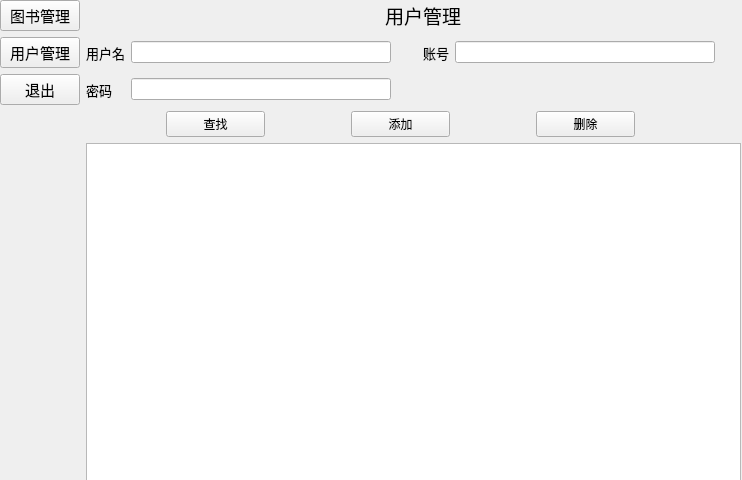
<?xml version="1.0" encoding="UTF-8"?>
<ui version="4.0">
 <class>AdminMainWindow</class>
 <widget class="QWidget" name="AdminMainWindow">
  <property name="geometry">
   <rect>
    <x>0</x>
    <y>0</y>
    <width>742</width>
    <height>480</height>
   </rect>
  </property>
  <property name="sizePolicy">
   <sizepolicy hsizetype="Expanding" vsizetype="Expanding">
    <horstretch>0</horstretch>
    <verstretch>0</verstretch>
   </sizepolicy>
  </property>
  <property name="windowTitle">
   <string>Form</string>
  </property>
  <widget class="QStackedWidget" name="stackedWidget">
   <property name="geometry">
    <rect>
     <x>0</x>
     <y>0</y>
     <width>741</width>
     <height>481</height>
    </rect>
   </property>
   <property name="currentIndex">
    <number>2</number>
   </property>
   <widget class="QWidget" name="mainPage">
    <widget class="QWidget" name="gridLayoutWidget_2">
     <property name="geometry">
      <rect>
       <x>0</x>
       <y>0</y>
       <width>741</width>
       <height>604</height>
      </rect>
     </property>
     <layout class="QGridLayout" name="gridLayout_3">
      <item row="1" column="0">
       <widget class="QPushButton" name="userManage_2">
        <property name="font">
         <font>
          <pointsize>11</pointsize>
         </font>
        </property>
        <property name="text">
         <string>用户管理</string>
        </property>
        <attribute name="buttonGroup">
         <string notr="true">buttonGroup</string>
        </attribute>
       </widget>
      </item>
      <item row="2" column="0">
       <widget class="QPushButton" name="exitButton_2">
        <property name="font">
         <font>
          <pointsize>11</pointsize>
         </font>
        </property>
        <property name="text">
         <string>退出</string>
        </property>
        <property name="iconSize">
         <size>
          <width>14</width>
          <height>14</height>
         </size>
        </property>
        <attribute name="buttonGroup">
         <string notr="true">buttonGroup</string>
        </attribute>
       </widget>
      </item>
      <item row="0" column="0">
       <widget class="QPushButton" name="bookManage_2">
        <property name="sizePolicy">
         <sizepolicy hsizetype="Minimum" vsizetype="Fixed">
          <horstretch>0</horstretch>
          <verstretch>0</verstretch>
         </sizepolicy>
        </property>
        <property name="font">
         <font>
          <pointsize>11</pointsize>
         </font>
        </property>
        <property name="text">
         <string>图书管理</string>
        </property>
        <attribute name="buttonGroup">
         <string notr="true">buttonGroup</string>
        </attribute>
       </widget>
      </item>
      <item row="3" column="0">
       <spacer name="verticalSpacer">
        <property name="orientation">
         <enum>Qt::Orientation::Vertical</enum>
        </property>
        <property name="sizeType">
         <enum>QSizePolicy::Policy::Fixed</enum>
        </property>
        <property name="sizeHint" stdset="0">
         <size>
          <width>20</width>
          <height>500</height>
         </size>
        </property>
       </spacer>
      </item>
      <item row="0" column="1" rowspan="4">
       <widget class="QListView" name="listView_3"/>
      </item>
     </layout>
    </widget>
   </widget>
   <widget class="QWidget" name="bookPage">
    <widget class="QWidget" name="gridLayoutWidget">
     <property name="geometry">
      <rect>
       <x>0</x>
       <y>0</y>
       <width>741</width>
       <height>481</height>
      </rect>
     </property>
     <layout class="QGridLayout" name="gridLayout">
      <item row="1" column="6">
       <spacer name="horizontalSpacer_2">
        <property name="orientation">
         <enum>Qt::Orientation::Horizontal</enum>
        </property>
        <property name="sizeType">
         <enum>QSizePolicy::Policy::Fixed</enum>
        </property>
        <property name="sizeHint" stdset="0">
         <size>
          <width>20</width>
          <height>20</height>
         </size>
        </property>
       </spacer>
      </item>
      <item row="2" column="0">
       <widget class="QPushButton" name="exitButton">
        <property name="font">
         <font>
          <pointsize>11</pointsize>
         </font>
        </property>
        <property name="text">
         <string>退出</string>
        </property>
        <property name="iconSize">
         <size>
          <width>14</width>
          <height>14</height>
         </size>
        </property>
        <attribute name="buttonGroup">
         <string notr="true">buttonGroup_2</string>
        </attribute>
       </widget>
      </item>
      <item row="1" column="4">
       <widget class="QLabel" name="label_3">
        <property name="font">
         <font>
          <pointsize>10</pointsize>
         </font>
        </property>
        <property name="text">
         <string>ISBN</string>
        </property>
       </widget>
      </item>
      <item row="1" column="1">
       <widget class="QLabel" name="label_2">
        <property name="font">
         <font>
          <pointsize>10</pointsize>
         </font>
        </property>
        <property name="text">
         <string>书名</string>
        </property>
       </widget>
      </item>
      <item row="0" column="2" colspan="4">
       <widget class="QLabel" name="label">
        <property name="font">
         <font>
          <pointsize>14</pointsize>
         </font>
        </property>
        <property name="text">
         <string>图书管理</string>
        </property>
        <property name="alignment">
         <set>Qt::AlignmentFlag::AlignCenter</set>
        </property>
       </widget>
      </item>
      <item row="2" column="2">
       <widget class="QLineEdit" name="Author"/>
      </item>
      <item row="2" column="1">
       <widget class="QLabel" name="label_4">
        <property name="font">
         <font>
          <pointsize>10</pointsize>
         </font>
        </property>
        <property name="text">
         <string>作者</string>
        </property>
       </widget>
      </item>
      <item row="1" column="5">
       <widget class="QLineEdit" name="ISBN"/>
      </item>
      <item row="2" column="4">
       <widget class="QLabel" name="label_5">
        <property name="font">
         <font>
          <pointsize>10</pointsize>
         </font>
        </property>
        <property name="text">
         <string>年份</string>
        </property>
       </widget>
      </item>
      <item row="0" column="0">
       <widget class="QPushButton" name="bookManage">
        <property name="sizePolicy">
         <sizepolicy hsizetype="Minimum" vsizetype="Fixed">
          <horstretch>0</horstretch>
          <verstretch>0</verstretch>
         </sizepolicy>
        </property>
        <property name="font">
         <font>
          <pointsize>11</pointsize>
         </font>
        </property>
        <property name="text">
         <string>图书管理</string>
        </property>
        <attribute name="buttonGroup">
         <string notr="true">buttonGroup_2</string>
        </attribute>
       </widget>
      </item>
      <item row="1" column="0">
       <widget class="QPushButton" name="userManage">
        <property name="font">
         <font>
          <pointsize>11</pointsize>
         </font>
        </property>
        <property name="text">
         <string>用户管理</string>
        </property>
        <attribute name="buttonGroup">
         <string notr="true">buttonGroup_2</string>
        </attribute>
       </widget>
      </item>
      <item row="1" column="3">
       <spacer name="horizontalSpacer">
        <property name="orientation">
         <enum>Qt::Orientation::Horizontal</enum>
        </property>
        <property name="sizeType">
         <enum>QSizePolicy::Policy::Fixed</enum>
        </property>
        <property name="sizeHint" stdset="0">
         <size>
          <width>20</width>
          <height>20</height>
         </size>
        </property>
       </spacer>
      </item>
      <item row="2" column="5">
       <widget class="QLineEdit" name="Year"/>
      </item>
      <item row="3" column="1" colspan="5">
       <layout class="QHBoxLayout" name="horizontalLayout">
        <item>
         <spacer name="horizontalSpacer_13">
          <property name="orientation">
           <enum>Qt::Orientation::Horizontal</enum>
          </property>
          <property name="sizeType">
           <enum>QSizePolicy::Policy::Fixed</enum>
          </property>
          <property name="sizeHint" stdset="0">
           <size>
            <width>80</width>
            <height>20</height>
           </size>
          </property>
         </spacer>
        </item>
        <item>
         <widget class="QPushButton" name="searchBookButton">
          <property name="text">
           <string>查找</string>
          </property>
          <attribute name="buttonGroup">
           <string notr="true">buttonGroup_3</string>
          </attribute>
         </widget>
        </item>
        <item>
         <spacer name="horizontalSpacer_4">
          <property name="orientation">
           <enum>Qt::Orientation::Horizontal</enum>
          </property>
          <property name="sizeType">
           <enum>QSizePolicy::Policy::Fixed</enum>
          </property>
          <property name="sizeHint" stdset="0">
           <size>
            <width>80</width>
            <height>20</height>
           </size>
          </property>
         </spacer>
        </item>
        <item>
         <widget class="QPushButton" name="addBookButton">
          <property name="text">
           <string>添加</string>
          </property>
          <attribute name="buttonGroup">
           <string notr="true">buttonGroup_3</string>
          </attribute>
         </widget>
        </item>
        <item>
         <spacer name="horizontalSpacer_5">
          <property name="orientation">
           <enum>Qt::Orientation::Horizontal</enum>
          </property>
          <property name="sizeType">
           <enum>QSizePolicy::Policy::Fixed</enum>
          </property>
          <property name="sizeHint" stdset="0">
           <size>
            <width>80</width>
            <height>20</height>
           </size>
          </property>
         </spacer>
        </item>
        <item>
         <widget class="QPushButton" name="deleteBookButton">
          <property name="text">
           <string>删除</string>
          </property>
          <attribute name="buttonGroup">
           <string notr="true">buttonGroup_3</string>
          </attribute>
         </widget>
        </item>
        <item>
         <spacer name="horizontalSpacer_6">
          <property name="orientation">
           <enum>Qt::Orientation::Horizontal</enum>
          </property>
          <property name="sizeType">
           <enum>QSizePolicy::Policy::Fixed</enum>
          </property>
          <property name="sizeHint" stdset="0">
           <size>
            <width>80</width>
            <height>20</height>
           </size>
          </property>
         </spacer>
        </item>
       </layout>
      </item>
      <item row="4" column="1" colspan="6">
       <widget class="QTableView" name="bookTableView">
        <property name="font">
         <font>
          <pointsize>10</pointsize>
         </font>
        </property>
       </widget>
      </item>
      <item row="1" column="2">
       <widget class="QLineEdit" name="bookName"/>
      </item>
     </layout>
    </widget>
   </widget>
   <widget class="QWidget" name="userPage">
    <widget class="QWidget" name="gridLayoutWidget_3">
     <property name="geometry">
      <rect>
       <x>0</x>
       <y>0</y>
       <width>741</width>
       <height>481</height>
      </rect>
     </property>
     <layout class="QGridLayout" name="gridLayout_4">
      <item row="1" column="3">
       <spacer name="horizontalSpacer_7">
        <property name="orientation">
         <enum>Qt::Orientation::Horizontal</enum>
        </property>
        <property name="sizeType">
         <enum>QSizePolicy::Policy::Fixed</enum>
        </property>
        <property name="sizeHint" stdset="0">
         <size>
          <width>20</width>
          <height>20</height>
         </size>
        </property>
       </spacer>
      </item>
      <item row="1" column="6">
       <spacer name="horizontalSpacer_8">
        <property name="orientation">
         <enum>Qt::Orientation::Horizontal</enum>
        </property>
        <property name="sizeType">
         <enum>QSizePolicy::Policy::Fixed</enum>
        </property>
        <property name="sizeHint" stdset="0">
         <size>
          <width>20</width>
          <height>20</height>
         </size>
        </property>
       </spacer>
      </item>
      <item row="1" column="0">
       <widget class="QPushButton" name="userManage_3">
        <property name="font">
         <font>
          <pointsize>11</pointsize>
         </font>
        </property>
        <property name="text">
         <string>用户管理</string>
        </property>
       </widget>
      </item>
      <item row="0" column="0">
       <widget class="QPushButton" name="bookManage_3">
        <property name="sizePolicy">
         <sizepolicy hsizetype="Minimum" vsizetype="Fixed">
          <horstretch>0</horstretch>
          <verstretch>0</verstretch>
         </sizepolicy>
        </property>
        <property name="font">
         <font>
          <pointsize>11</pointsize>
         </font>
        </property>
        <property name="text">
         <string>图书管理</string>
        </property>
       </widget>
      </item>
      <item row="2" column="0">
       <widget class="QPushButton" name="exitButton_3">
        <property name="font">
         <font>
          <pointsize>11</pointsize>
         </font>
        </property>
        <property name="text">
         <string>退出</string>
        </property>
        <property name="iconSize">
         <size>
          <width>14</width>
          <height>14</height>
         </size>
        </property>
       </widget>
      </item>
      <item row="1" column="2">
       <widget class="QLineEdit" name="name"/>
      </item>
      <item row="0" column="2" colspan="4">
       <widget class="QLabel" name="label_6">
        <property name="font">
         <font>
          <pointsize>14</pointsize>
         </font>
        </property>
        <property name="text">
         <string>用户管理</string>
        </property>
        <property name="alignment">
         <set>Qt::AlignmentFlag::AlignCenter</set>
        </property>
       </widget>
      </item>
      <item row="2" column="2">
       <widget class="QLineEdit" name="password"/>
      </item>
      <item row="1" column="5">
       <widget class="QLineEdit" name="userName"/>
      </item>
      <item row="1" column="1">
       <widget class="QLabel" name="label_7">
        <property name="font">
         <font>
          <pointsize>10</pointsize>
         </font>
        </property>
        <property name="text">
         <string>用户名</string>
        </property>
       </widget>
      </item>
      <item row="1" column="4">
       <widget class="QLabel" name="label_8">
        <property name="font">
         <font>
          <pointsize>10</pointsize>
         </font>
        </property>
        <property name="text">
         <string>账号</string>
        </property>
       </widget>
      </item>
      <item row="2" column="1">
       <widget class="QLabel" name="label_9">
        <property name="font">
         <font>
          <pointsize>10</pointsize>
         </font>
        </property>
        <property name="text">
         <string>密码</string>
        </property>
       </widget>
      </item>
      <item row="3" column="1" colspan="5">
       <layout class="QHBoxLayout" name="horizontalLayout_2">
        <item>
         <spacer name="horizontalSpacer_9">
          <property name="orientation">
           <enum>Qt::Orientation::Horizontal</enum>
          </property>
          <property name="sizeType">
           <enum>QSizePolicy::Policy::Fixed</enum>
          </property>
          <property name="sizeHint" stdset="0">
           <size>
            <width>80</width>
            <height>20</height>
           </size>
          </property>
         </spacer>
        </item>
        <item>
         <widget class="QPushButton" name="searchUserButton">
          <property name="text">
           <string>查找</string>
          </property>
         </widget>
        </item>
        <item>
         <spacer name="horizontalSpacer_10">
          <property name="orientation">
           <enum>Qt::Orientation::Horizontal</enum>
          </property>
          <property name="sizeType">
           <enum>QSizePolicy::Policy::Fixed</enum>
          </property>
          <property name="sizeHint" stdset="0">
           <size>
            <width>80</width>
            <height>20</height>
           </size>
          </property>
         </spacer>
        </item>
        <item>
         <widget class="QPushButton" name="addUserButton">
          <property name="text">
           <string>添加</string>
          </property>
         </widget>
        </item>
        <item>
         <spacer name="horizontalSpacer_11">
          <property name="orientation">
           <enum>Qt::Orientation::Horizontal</enum>
          </property>
          <property name="sizeType">
           <enum>QSizePolicy::Policy::Fixed</enum>
          </property>
          <property name="sizeHint" stdset="0">
           <size>
            <width>80</width>
            <height>20</height>
           </size>
          </property>
         </spacer>
        </item>
        <item>
         <widget class="QPushButton" name="deleteUserButton">
          <property name="text">
           <string>删除</string>
          </property>
         </widget>
        </item>
        <item>
         <spacer name="horizontalSpacer_12">
          <property name="orientation">
           <enum>Qt::Orientation::Horizontal</enum>
          </property>
          <property name="sizeType">
           <enum>QSizePolicy::Policy::Fixed</enum>
          </property>
          <property name="sizeHint" stdset="0">
           <size>
            <width>80</width>
            <height>20</height>
           </size>
          </property>
         </spacer>
        </item>
       </layout>
      </item>
      <item row="4" column="1" colspan="6">
       <widget class="QTableView" name="userTableView"/>
      </item>
     </layout>
    </widget>
   </widget>
  </widget>
 </widget>
 <resources/>
 <connections/>
 <buttongroups>
  <buttongroup name="buttonGroup"/>
  <buttongroup name="buttonGroup_2"/>
  <buttongroup name="buttonGroup_3"/>
 </buttongroups>
</ui>
